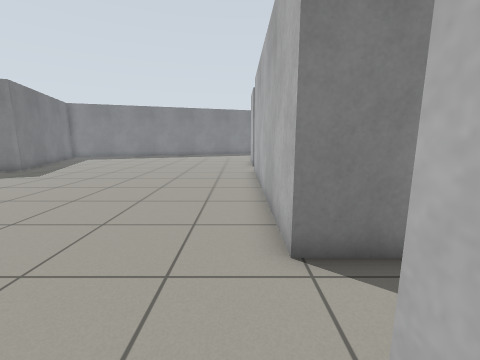
View 1 (above)

24 first-person views from a walk through a Gazebo world. The camera is 0.94 m above the floor, tilts 10° down and sees 90° across. The floor is counted in squares, 0.5 m on a side. Each view is taken from the middle of a square. On the plan, view 1 faces up. The plan holds only what a view shows up to about 15 squares ahead; the rest is blank. The place goes on beyond the plan.

View 2
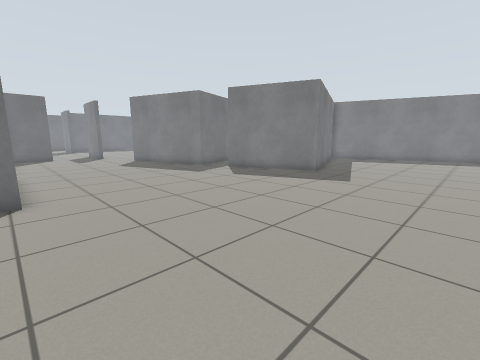

View 3
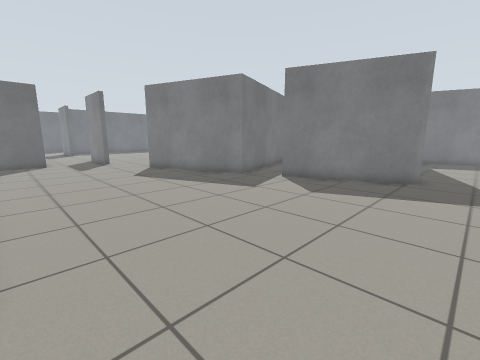

View 4
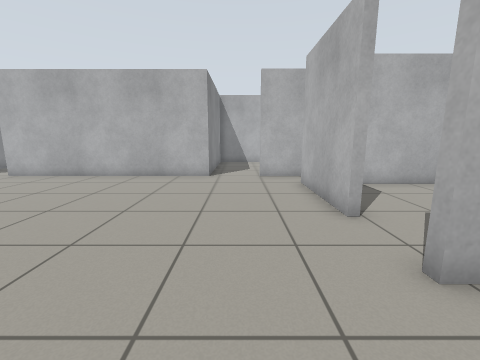

View 5
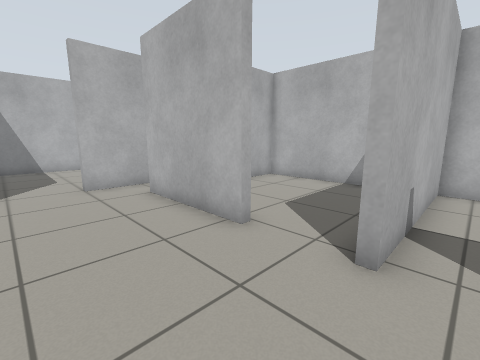

View 6
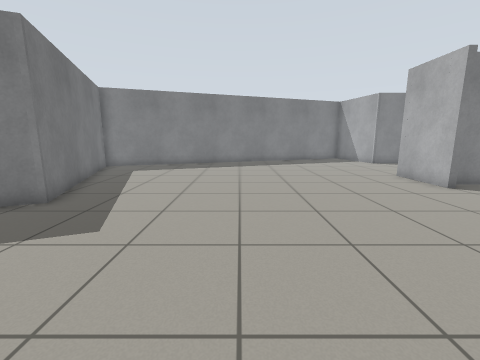

View 7
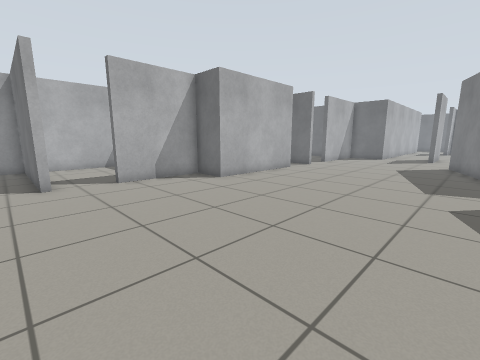

View 8
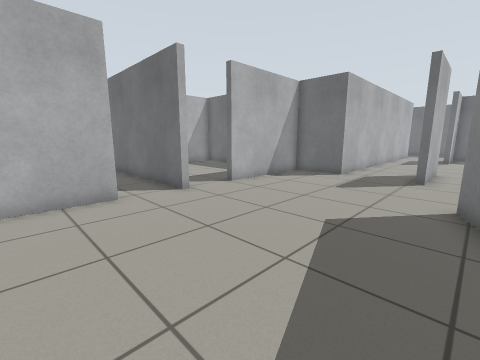

View 9
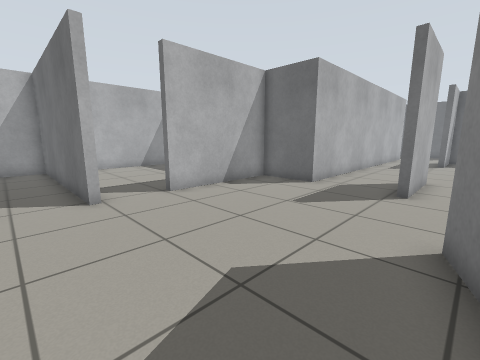

View 10
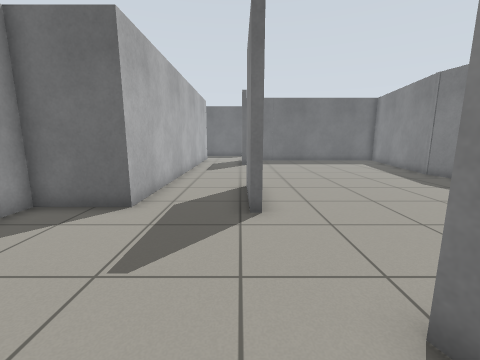

View 11
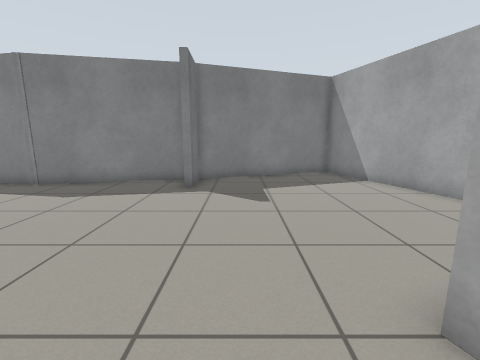

View 12
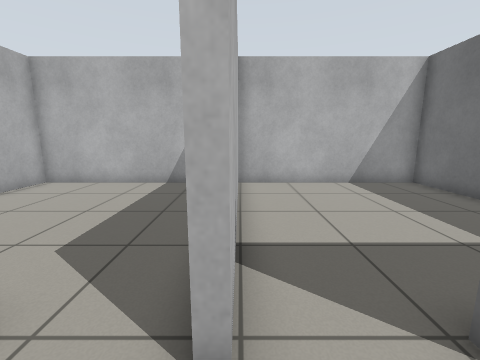

View 13
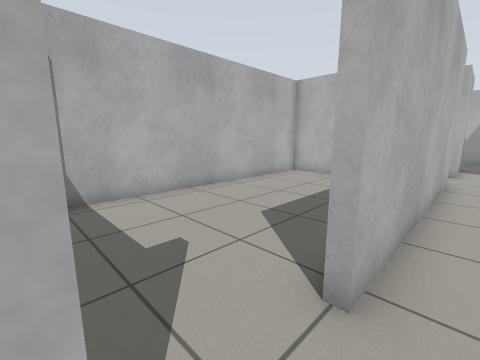

View 14
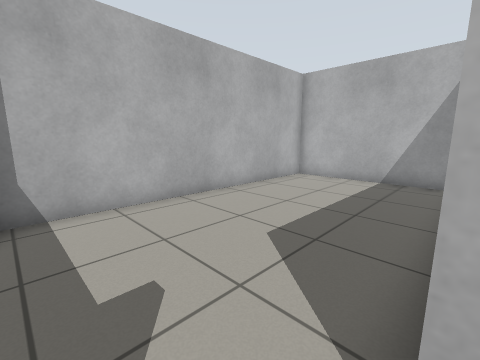

View 15
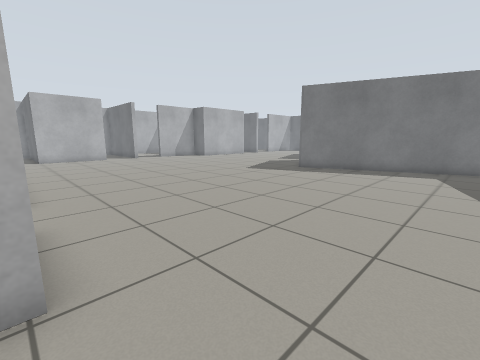

View 16
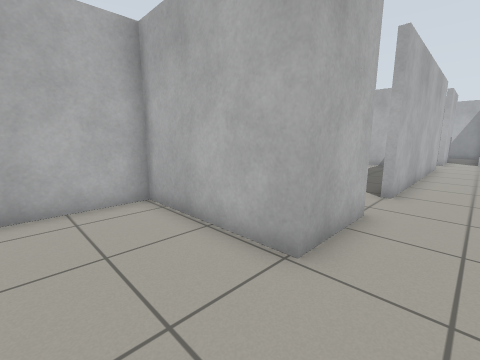

View 17
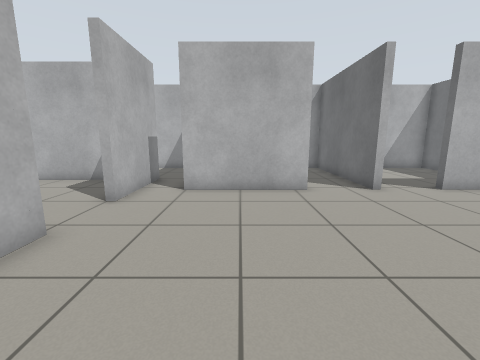

View 18
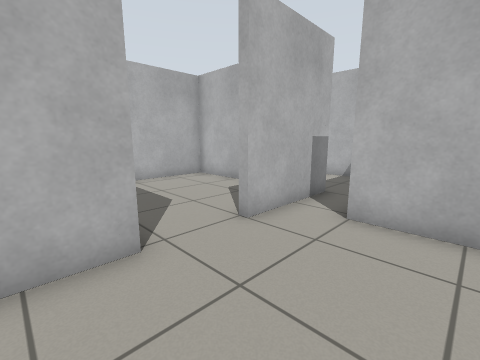

View 19
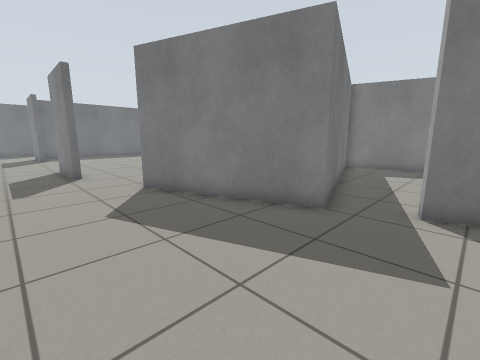

View 20
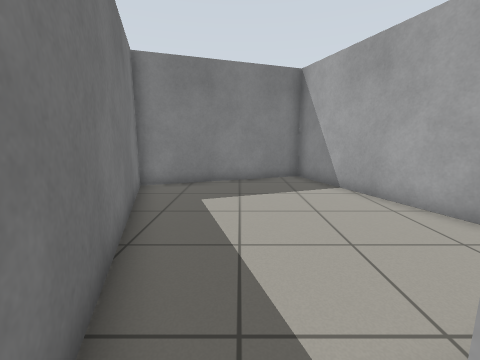

View 21
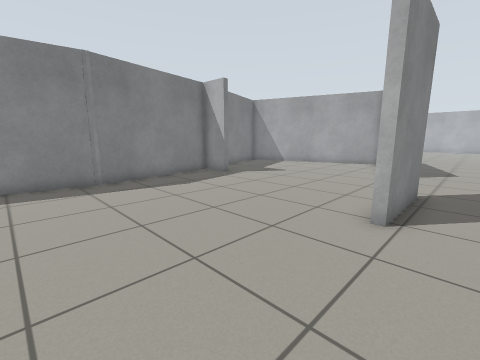

View 22
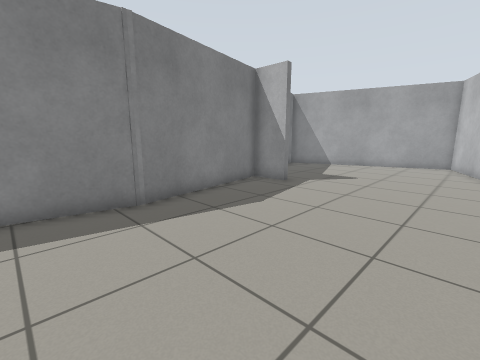

View 23
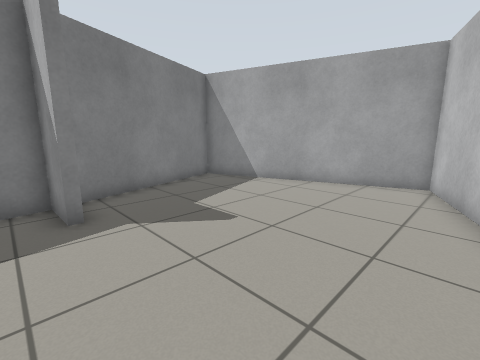

View 24
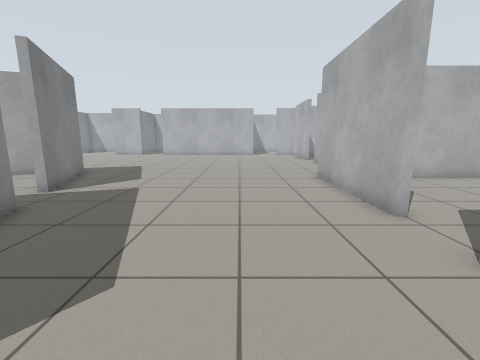

### Floor plan
Points are (right, up) in squares from view 1. A wall is a line through its corners. A room is listed if a view was taken in it or the views show most of it. See-through windows are left out.
Room 1 (views 1, 2, 3, 4, 5, 6, 7, 8, 9, 10, 11, 12, 13, 15, 16, 17, 18, 19, 20, 24)
walls: (-20.5, 13.1) (-19.8, 11) (-26, 8.8); (-8.2, -0.6) (-7.9, -0.6); (-5.5, -0.6) (-0.9, -0.6); (-20.5, 1.3) (-14.4, 1.3) (-14.4, -0.6) (-10.4, -0.6); (0.8, 15.9) (0.8, 18.9) (6, 18.9) (6, 22.3); (-15.7, 22.4) (-12.5, 13.6) (-17.8, 11.7); (0.8, 3.5) (0.8, 13.6); (0.8, -0.5) (0.8, 1); (-29.8, 7.3) (-33.4, 7.3); (-34.6, 4) (-30.4, 4) (-30.4, 1.3) (-25.1, 1.3)
low walls: (-26, 8.8) (-26.1, 9.1)
ways out: opening at (1, 14.5) to room 2; opening at (-33.5, 5.5) to room 3; opening at (-28, 8.7) to room 3; opening at (-21.5, 1) to room 4; opening at (-18, 13.3) to room 5; opening at (-24.5, 1) to room 6; opening at (1, 2.5) to room 7; opening at (-6.5, -1) to room 8; opening at (-9.5, -1); opening at (0, -1)
Room 2 (view 14)
walls: (4, 16.5) (1.8, 16.5); (1.2, 15.9) (0.8, 15.9); (1.8, 3.8) (7.7, 3.8) (7.7, 15.2)
ways out: opening at (1, 14.5) to room 1
Room 3 (views 21, 22, 23)
walls: (-33.4, 7.6) (-29.8, 7.6); (-23.8, 9.8) (-20.2, 11.1) (-23.2, 20.2) (-29.8, 17.9) (-29.8, 16.1) (-30.1, 16.1) (-30.2, 17.8) (-36.3, 16.6) (-39.5, 17.2); (-39.5, 4.1) (-34.6, 4)
ways out: opening at (-33.5, 5.5) to room 1; opening at (-28, 8.7) to room 1
Room 4 (no view inside)
walls: (-22.6, 1.5) (-22.6, -7) (-14.7, -7) (-14.7, -3.1)
ways out: opening at (-21.5, 1) to room 1
Room 5 (no view inside)
walls: (-13.6, 15.6) (-16.1, 22.6); (-16.8, 22.5) (-22.9, 20.3) (-20.5, 13.1)
ways out: opening at (-18, 13.3) to room 1
Room 6 (no view inside)
walls: (-22.9, -3.6) (-22.9, 1.4); (-30.4, -4.1) (-30.4, -7) (-22.9, -7) (-22.9, -6.3)
ways out: opening at (-24.5, 1) to room 1
Room 7 (no view inside)
walls: (4.4, 3.5) (0.8, 3.5); (0.8, 1) (1.1, 1); (3.1, -2.7) (7.7, -2.7) (7.7, 3.1)
ways out: opening at (1, 2.5) to room 1
Room 8 (no view inside)
walls: (-5.5, -1) (-5.5, -0.6); (-7.9, -0.6) (-7.9, -7) (-1.3, -7) (-1.3, -3)
ways out: opening at (-6.5, -1) to room 1

Where each view was taken, in squares from view 1:
view 1: 0 up, 0 right, facing up
view 2: 1 up, 6 left, facing up-left
view 3: 2 up, 11 left, facing up-left
view 4: 2 up, 11 left, facing right
view 5: 3 up, 9 left, facing down-right
view 6: 7 up, 7 left, facing up
view 7: 10 up, 7 left, facing down-left
view 8: 9 up, 18 left, facing down-left
view 9: 9 up, 21 left, facing down-left
view 10: 7 up, 24 left, facing left
view 11: 7 up, 28 left, facing up
view 12: 3 up, 23 left, facing down
view 13: 16 up, 0 right, facing down-right
view 14: 15 up, 1 right, facing down-right
view 15: 22 up, 1 right, facing down-left
view 16: 22 up, 1 left, facing down-right
view 17: 8 up, 3 left, facing down
view 18: 5 up, 3 left, facing down-right
view 19: 5 up, 17 left, facing up-left
view 20: 11 up, 19 left, facing up
view 21: 6 up, 39 left, facing up-right
view 22: 10 up, 39 left, facing up-right
view 23: 10 up, 31 left, facing up-right
view 24: 5 up, 26 left, facing right
